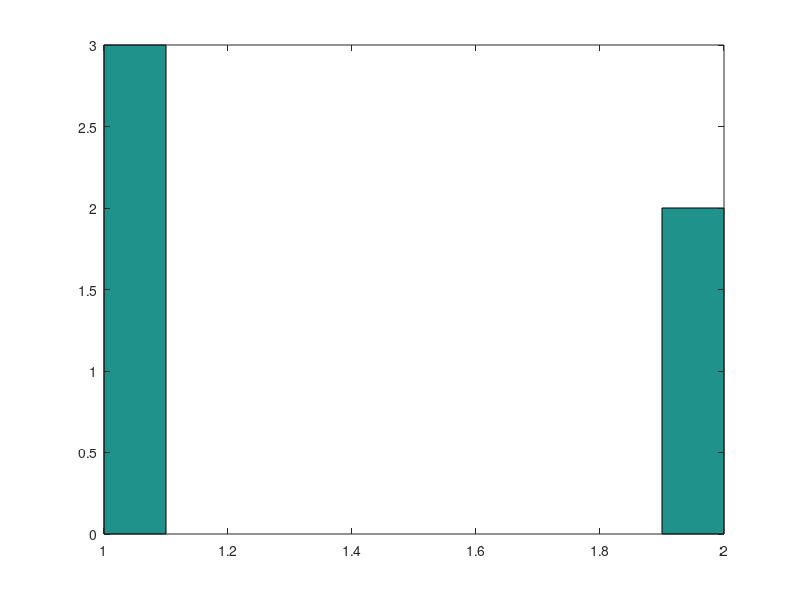

Here is the MATLAB script that generated this plot:
N = input("Give number of simulations N = ");
U = rand(3, N);
Y = (U < 0.5); % 1 - heads , 0 tails

X = sum(Y); % sum on column
clf;
hist(X);

